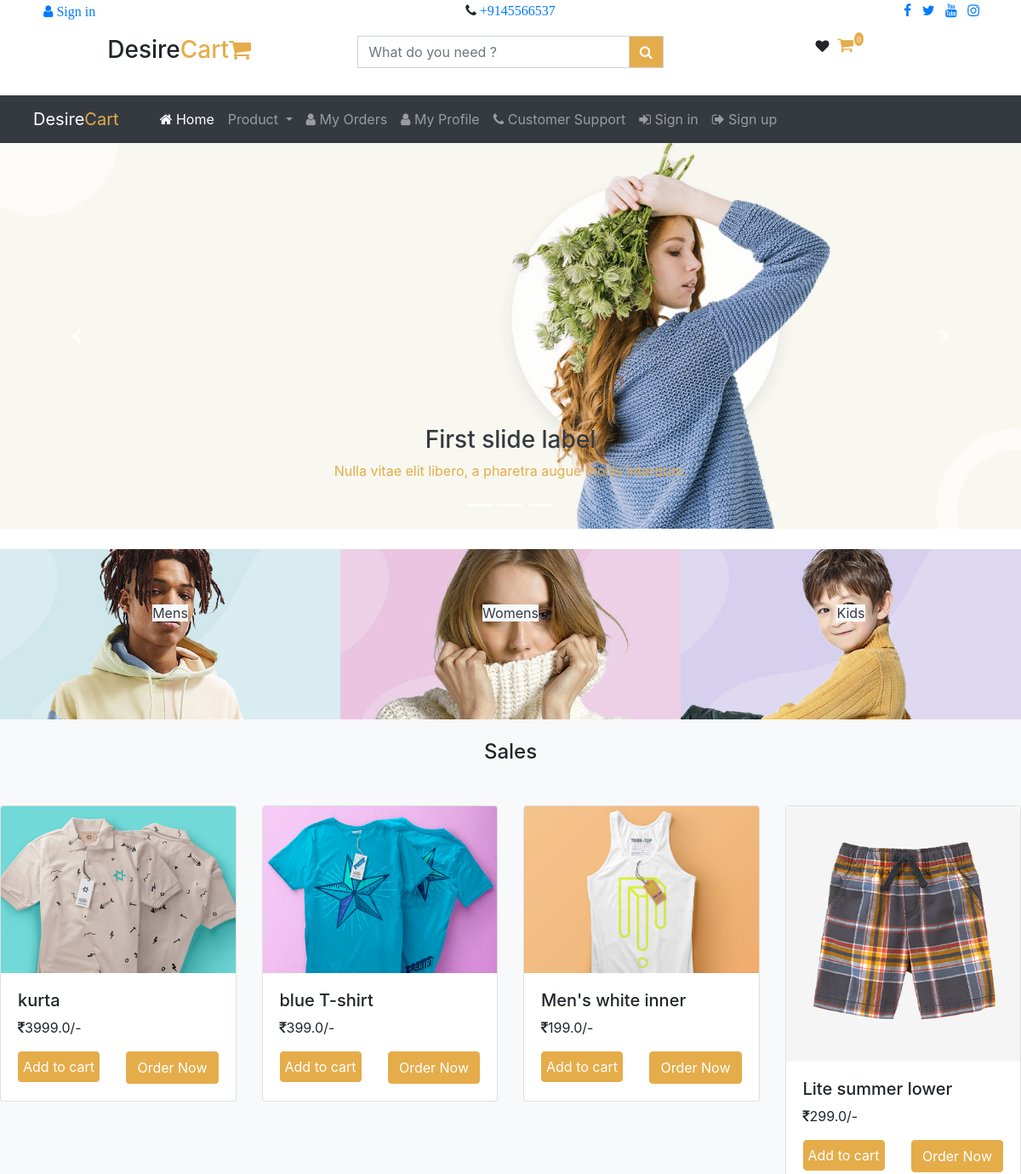
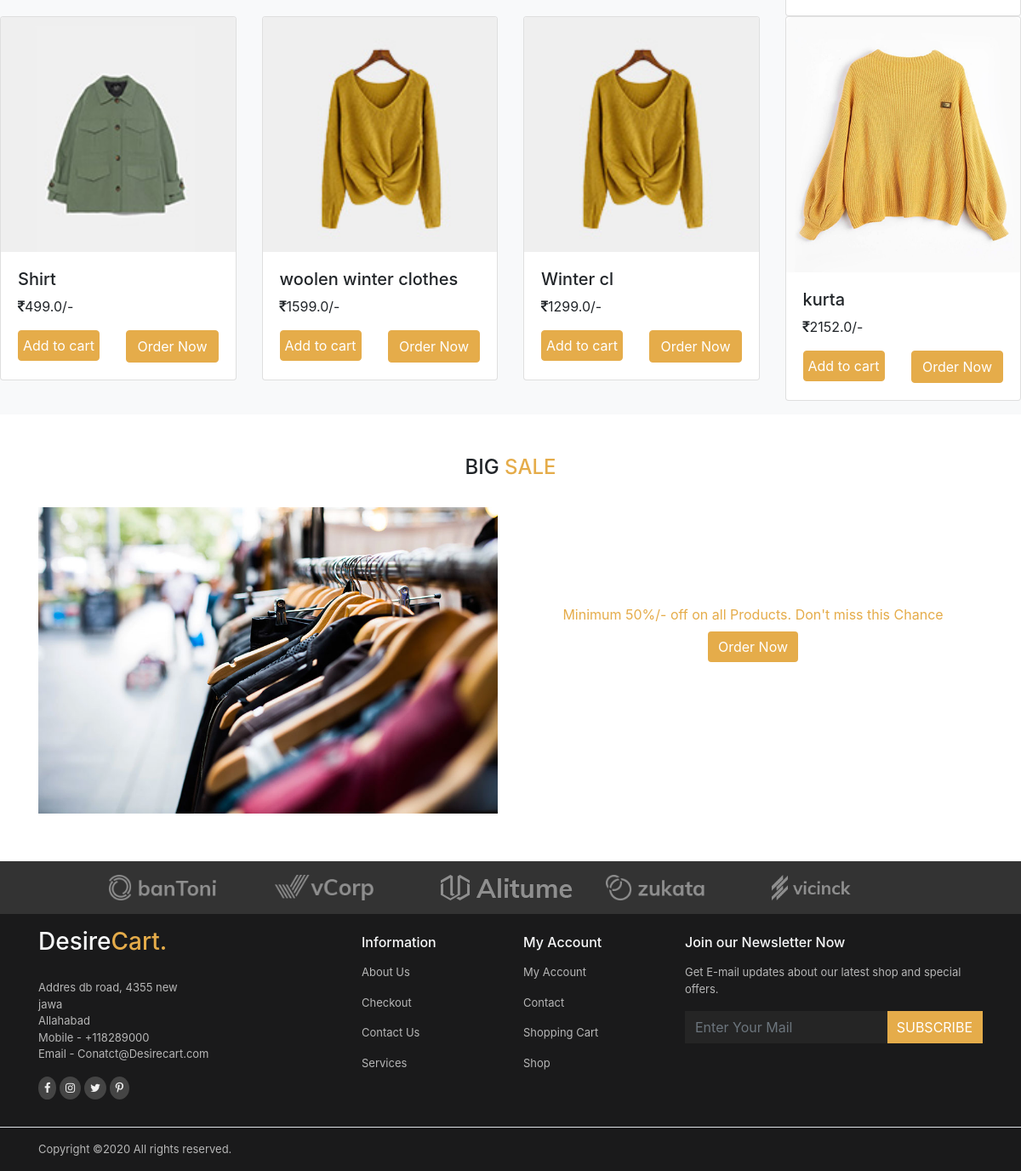
The page / on the database its author committed (2 pictures, top to bottom).
### user/models.py (models this page shows, shortened)
class product(models.Model):
    id=models.AutoField
    category=models.CharField(max_length=20)
    subcategory=models.ForeignKey(subcategory,on_delete=models.CASCADE)
    name=models.CharField(max_length=60)
    price=models.FloatField()
    disprice=models.FloatField()
    size=models.CharField(max_length=10)
    color=models.CharField(max_length=30)
    description=models.CharField(max_length=300)
    date=models.DateField()
    img=models.ImageField(upload_to='static/user/img',default='palce.jpg')

### DesireCart/views.py (the view)
# urls.py: path('', views.index),
def index(request):
    p=product.objects.all()[0:8]
    return render(request,'user/index.html',context={'p':p})

### templates/user/index.html (shortened to what this page needs)
{% extends 'base.html' %}
{% block content  %}
{% load static %}
<div class="container-fluid px-0">
<div class="row">
	<div class="col-sm-12">
	<div id="carouselExampleCaptions" class="carousel slide" data-ride="carousel">
  <ol class="carousel-indicators">
    <li data-target="#carouselExampleCaptions" data-slide-to="0" class="active"></li>
    <li data-target="#carouselExampleCaptions" data-slide-to="1"></li>
    <li data-target="#carouselExampleCaptions" data-slide-to="2"></li>
  </ol>
  <div class="carousel-inner">
    <div class="carousel-item active">
      <img src="{% static 'ref\shopping picture\hero-1.jpg' %}" class="d-block w-100" alt="...">
      <div class="carousel-caption d-none d-md-block  " >
        <h3 class="text-dark">First slide label </h3>
        <p style="color:#e5ac4a;">Nulla vitae elit libero, a pharetra augue mollis interdum.</p>
      </div>
    </div>
  </div>
  <a class="carousel-control-prev " href="#carouselExampleCaptions" role="button" data-slide="prev" >
    <span class="carousel-control-prev-icon" aria-hidden="true"></span>
  </a>
  <a class="carousel-control-next " href="#carouselExampleCaptions" role="button" data-slide="next" >
    <span class="carousel-control-next-icon" aria-hidden="true"></span>
  </a>
</div>
</div>
</div>
</div>
<div class="conatainer-fluid my-4 bg-light">
  <div class="container-fluid">
  <div class="row">
    <div class="col-sm-4  text-center" style="background:url('{% static 'ref/shopping picture/banner-1.jpg' %}');background-size:cover;min-height:200px;line-height:150px;">
     <a href="/user/mens" class="text-dark bg-light">Mens</a>
    </div>
    <div class="col-sm-4 text-center" style="background:url('{% static 'ref/shopping picture/banner-2.jpg' %}');background-size:cover;min-height:200px;line-height:150px;">
    <a href="/user/Womens" class="text-dark bg-light">Womens</a>
    </div>
    <div class="col-sm-4 text-center " style="background:url('{% static 'ref/shopping picture/banner-3.jpg' %}');background-size:cover;min-height:200px;line-height:150px;">
    <a href="/user/kids" class="text-dark bg-light">Kids</a>
    </div>
  </div>
  </div>
  <div class="container-fluid px-0">
	<div class="row">
		<div class="col-sm-12 text-center p-4 h4">Sales</div>
	</div>
  </div>
  <div class="container-fluid px-0">
    <div class="row py-3">
    {% for pro in p %}
	<div class="col-sm-3" >
		<div class="card" >
  <img src="/{{pro.img}}" class="card-img-top" alt="...">
  <div class="card-body">
   <p class="card-text h5">{{pro.name}}</p>
   <p class="card-text"><font class="fa fa-inr"></font>{{pro.disprice}}/-</p>
    <p class="card-text">
       {% if user.is_authenticated %}
      <button onclick="check('/user/addtocart?pid={{pro.id}}')" class="btn btn-dark" style="background:#e5ac4a;border-color: #e5ac4a; ">Add to cart</button>
      <a href="/user/details?product={{pro.id}}" target="_blank" class="btn btn-dark float-right" style="background:#e5ac4a;border-color: #e5ac4a; ">Order Now</a></p>
    {% else %}
    <button onclick="trig()" class="btn btn-dark" style="background:#e5ac4a;border-color: #e5ac4a;padding:5px; ">Add to cart</button>
      <button onclick="trig()" class="btn btn-dark float-right" style="background:#e5ac4a;border-color: #e5ac4a; ">Order Now</button></p>
      {% endif %}
  </div>
</div>
	</div>
	{% endfor %}
	</div>
  </div>
</div>
<div class="container py-4 my-2">
  <div class="row">
    <div class="col-sm-12 text-center h4">BIG <font style="color:#e5ac4a;">SALE</font></div>
  </div>
  <div class="row py-4">
    <div class="col-sm-6">
      <img src="{% static 'ref/shopping picture/blog_1.jpg' %}" class="img-fluid img-responsive">
    </div>
    <div class="col-sm-6 text-center" style="padding-top:10%;">
      <font class="" style="color:#e5ac4a;">Minimum 50%/- off on all Products. Don't miss this Chance</font>
      <p class="py-2"><button class="btn btn-primary " style="background-color:#e5ac4a;border:none;">Order Now</button></p>
    </div>
  </div>
</div>
{% endblock %}

### templates/base.html (shortened to what this page needs)
<!DOCTYPE html>
<html>
<head>
	{% load static %}
	<link rel="stylesheet" type="text/css" href="{% static 'css/bootstrap.min.css' %}">
	<link rel="stylesheet" type="text/css" href="{% static 'font/css/font-awesome.min.css' %}">
</head>
<body>
<div class="conatainer-fluid p-0">
	<div class="container-fluid">
		<div class="container">
		<div class="row">
			<div class="col-sm-4">
				{% if user.is_authenticated %}
				<font class="fa fa-user"> {{request.user}}</font>  <button onclick="signout()" style="border:none;background:none;outline:none;"><font  class="fa fa-sign-out text-primary"></font></button>
				{% else %}
				<button onclick="trig()" style="border:none;background:none;outline:none;"> <font class="fa fa-user text-primary" > Sign in</font></button>
				{% endif %}
			</div>
			<div class="col-sm-4 text-center">
				<font class="fa fa-phone"> <a href="tel:+9145566537">+9145566537</a></font>
			</div>
			<div class="col-sm-4 text-right">
				<a class="fa fa-facebook px-1" href="https://www.facebook.com"></a>
				<a class="fa fa-twitter px-1" href="https://www.twitter.com"></a>
				<a class="fa fa-youtube px-1" href="https://www.youtube.com"></a>
				<a class="fa fa-instagram px-1" href="https://www.instagram.com"></a>
			</div>
		</div>
		</div>
<div class="row p-3">
	<div class="col-sm-4">
      <div class="row">
      	<div class="col-sm-12 text-center">
<font class="h3">Desire<font style="color:#e5ac4a;">Cart<font class="fa fa-shopping-cart "></font></font>
	    </font>
	    </div>
	    </div>
	</div>
	<div class="col-sm-4">
	<div class="input-group mb-3">
  <input oninput="data()" id="search" type="text" class="form-control rounded-0" placeholder="What do you need ?" aria-label="Username" aria-describedby="basic-addon1">
  <div class="input-group-append">
    <span class="input-group-text rounded-0" id="basic-addon1" style="background:#e5ac4a;color: white; "><font class="fa fa-search"></font></span>
  </div>
</div>
	</div>
	<div class="col-sm-4">
		<div class="row">
			<div class="col-sm-12 text-center">
		<font class="fa fa-heart"> <a id="cartlink"><button class="fa fa-shopping-cart " style="border:none;background:none;outline:none;font-size:20px;color:#e5ac4a;"></button></a><font style="position:relative;top:-10px;left:-5px;font-size:10px;color:white;background:#e5ac4a;border-radius:50%;padding:3px;" id="cart">0
		</font>
		</font>
		</div>
		</div>
	</div>
</div>
</div>
	<div class="conatiner-fluid">
<div class="row bg-dark mx-0" style="min-height: 30px;width:100%">
	<div class="col-sm-12">
		<nav class="navbar navbar-expand-lg navbar-dark px-0 mx-0">
     <a class="navbar-brand px-4" href="#" >Desire<font style="color:#e5ac4a;">Cart</font></a>
  <div class="collapse navbar-collapse" id="navbarNavDropdown">
    <ul class="navbar-nav">
      <li class="nav-item active">
        <a class="nav-link" href="/"><font class="fa fa-home"></font> Home <span class="sr-only">(current)</span></a>
      </li>
       <li class="nav-item dropdown bg-dark">
        <a class="nav-link dropdown-toggle" href="#" id="navbarDropdownMenuLink" data-toggle="dropdown" aria-haspopup="true" aria-expanded="false">
          Product
        </a>
      </li>
      <li class="nav-item">
        {% if user.is_authenticated %}
          <a class="nav-link " href="/user/myoders" ><font class="fa fa-user"></font> My Orders</a>
			{% else %}
          <button class="nav-link " style="border:none;background:none;outline:none;" onclick="trig()" ><font class="fa fa-user"></font> My Orders</button>
			{% endif %}
	  </li>
		<li class="nav-item">
			{% if user.is_authenticated %}
          <a class="nav-link " href="/user/myprofile" ><font class="fa fa-user"></font> My Profile</a>
			{% else %}
          <button class="nav-link " style="border:none;background:none;outline:none;" onclick="trig()" ><font class="fa fa-user"></font> My Profile</button>
			{% endif %}
      </li>
		<li class="nav-item">
          <a class="nav-link" href="/user/contactus"><font class="fa fa-phone"></font> Customer Support</a>
      </li>
      <li class="nav-item">
          <button class="nav-link" onclick="trig()" style="border:none;background:none;outline:none;"><font class="fa fa-sign-in"></font> Sign in</button>
	  </li>
		 <li class="nav-item">
          <a class="nav-link" href="/user/signup"><font class="fa fa-sign-out "></font> Sign up</a>
	  </li>
    </ul>
  </div>
</nav>
	</div>
</div>
		</div>
    {% block content %}
    {% endblock %}
<div class="container-fluid footer  ">
	<div class="row   p-3 px-6#333333;" style="background: #333333;">
		<div class="col-sm-1"></div>
		<div class="col-sm-2 ">
			<a href=""><img src="{% static 'ref\shopping picture\logo-carousel\logo-1.png' %}"></a>
		</div>
		<div class="col-sm-2">
			<a href=""><img src="{% static 'ref\shopping picture\logo-carousel\logo-2.png' %}"></a>
		</div>
		<div class="col-sm-2">
			<a href=""><img src="{% static 'ref\shopping picture\logo-carousel\logo-3.png' %}"></a>
		</div>
		<div class="col-sm-2">
			<a href=""><img src="{% static 'ref\shopping picture\logo-carousel\logo-4.png' %}"></a>
		</div>
		<div class="col-sm-2">
			<a href=""><img src="{% static 'ref\shopping picture\logo-carousel\logo-5.png' %}"></a>
		</div>
		<div class="col-sm-1"></div>
	</div>
	<div class="row p-3" style="background: #1a1a1b;">
		<div class="container footer"  style="color:#b7b7b7; font-size: 13px">
			<div class="row">
				<div class="col-sm-4 ">
					<p class="h3 text-light">Desire<font style="color:#e5ac4a;">Cart.</font></p>
					<p style="white-space: pre-line;">
						Addres db road, 4355 new
						jawa
						Allahabad
						Mobile - +118289000
						Email - Conatct@Desirecart.com
					</p>
					<p><font class="fa fa-facebook f-icon"> </font> <font class="fa fa-instagram f-icon"></font> <font class="fa fa-twitter f-icon"> </font> <font class="fa fa-pinterest-p f-icon"> </font> </p>
				</div>
				<div class="col-sm-4">
					<div class="row">
						<div class="col-sm-6" >
							<p class="h6 text-light py-2">Information</p>
							<p><a href="">About Us</a></p>
							<p><a href="">Checkout</a></p>
							<p><a href="/user/contactus/">Contact Us</a></p>
							<p><a href="">Services</a></p>
						</div>
						<div class="col-sm-6">
                            <p class="h6 text-light py-2">My Account</p>
							<p><a href="/user/myprofile">My Account</a></p>
							<p><a href="/user/contactus/">Contact</a></p>
							<p><a href="/user/mycart/">Shopping Cart</a></p>
							<p><a href="">Shop</a></p>
						</div>
					</div>
				</div>
				<div class="col-sm-4">
					<p class="h6 text-light py-2">Join our Newsletter Now</p>
							<p>Get E-mail updates about our latest shop and special offers.</p>
							<p><div class="input-group mb-3">
                             <input type="text" class="form-control rounded-0 border-0 " placeholder="Enter Your Mail" aria-label="Username" aria-describedby="basic-addon1" style="background: #252525">
                                <div class="input-group-append">
                                 <span class="input-group-text rounded-0 border-0" id="basic-addon1" style="background:#e5ac4a;color: white; ">SUBSCRIBE</span>
                             </div>
                             </div>
                         </p>
				</div>
			</div>
		</div>
	</div>
	<div class="row pt-3 border-top" style="background: #1a1a1b;border-color:#b7b7b7;">
		<div class="container" style="color:#b7b7b7; font-size: 13px">
			<div class="row">
				<div class="col-sm-8">
					<p>Copyright &copy;2020 All rights reserved.</p>
				</div>
				<div class="col-sm-4">
				</div>
			</div>
		</div>
	</div>
</div>
</div>
</body>
</html>

### templates/base.html (style rules this page uses)
.footer { position:relative; bottom:0px; }
.f-icon { color:#f1f1f1; background: #444444; padding:7px; border-radius: 50%; }
.footer div div div p a { color:#b7b7b7; }
.footer div div a img { height: 30px; }

### rows shown on the page
product: img (picture), name "kurta", disprice "3999.0"
product: img (picture), name "blue T-shirt", disprice "399.0"
product: img (picture), name "Men's white inner", disprice "199.0"
product: img (picture), name "Lite summer lower", disprice "299.0"
product: img (picture), name "Shirt", disprice "499.0"
product: img (picture), name "woolen winter clothes", disprice "1599.0"
product: img (picture), name "Winter cl", disprice "1299.0"
product: img (picture), name "kurta", disprice "2152.0"
